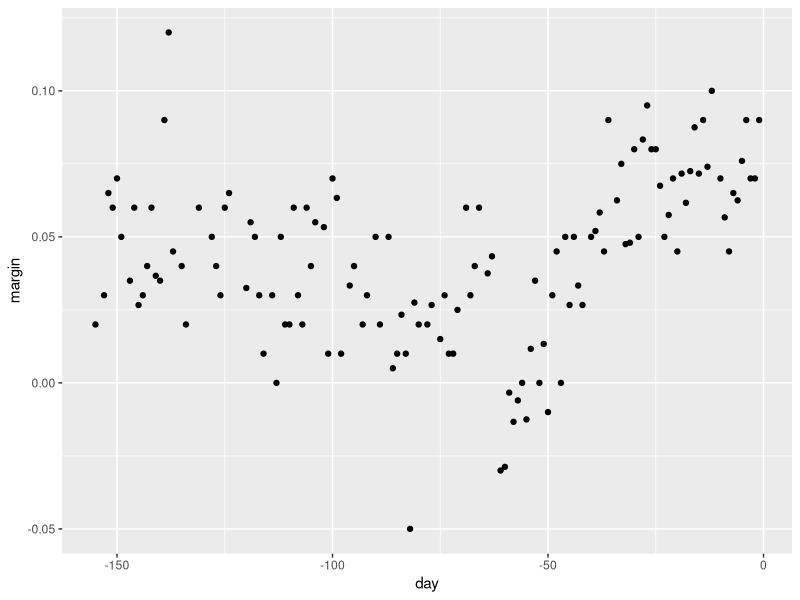
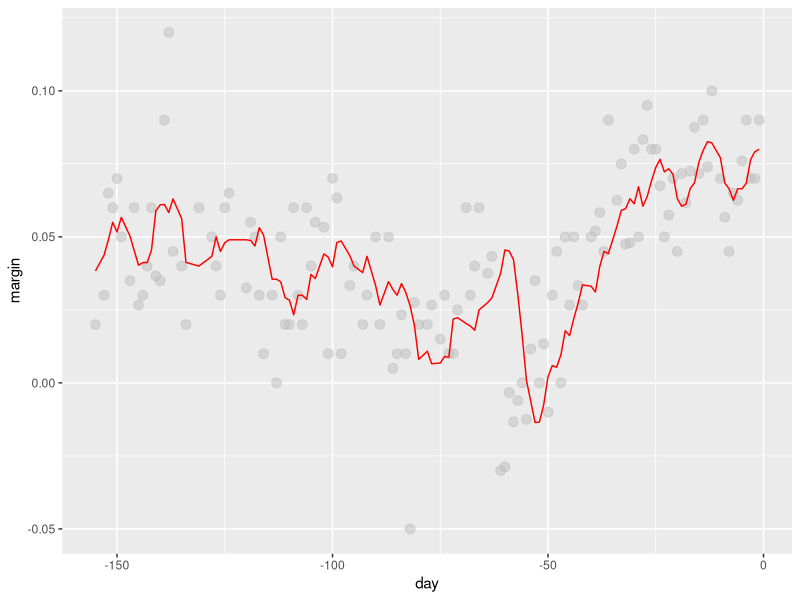
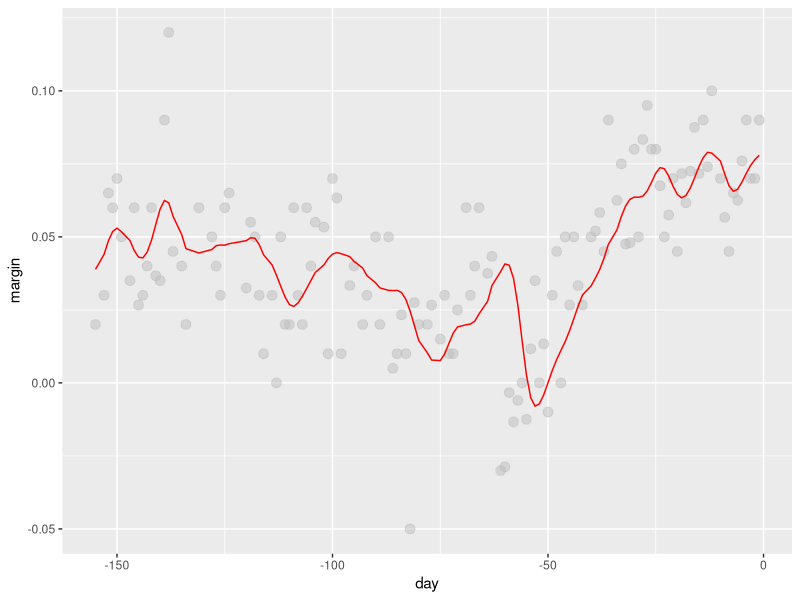
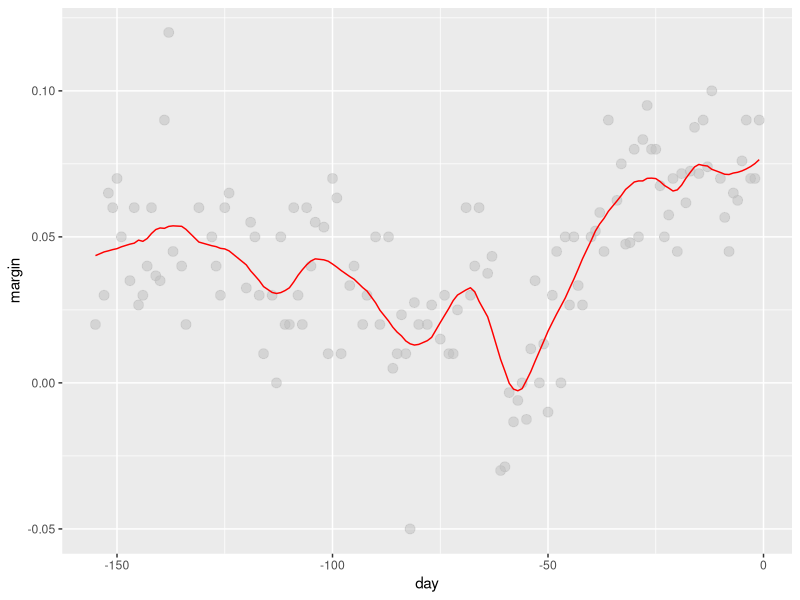
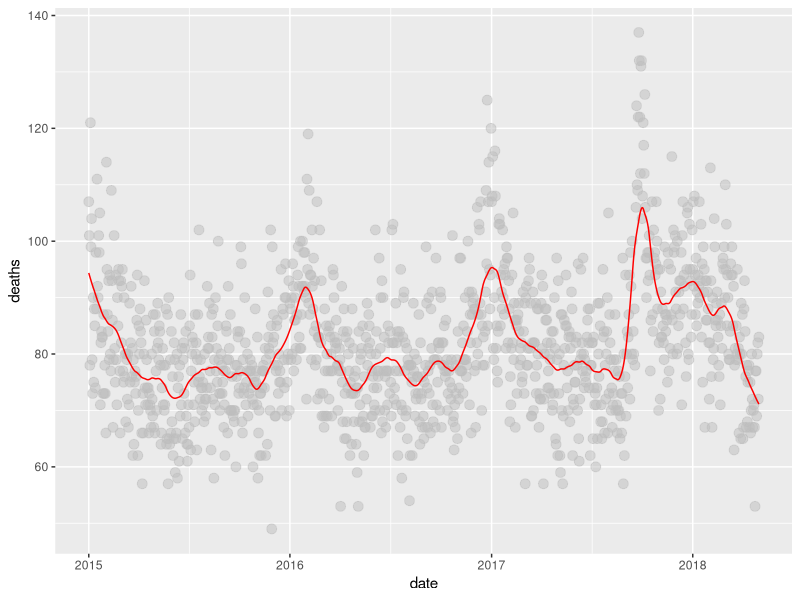
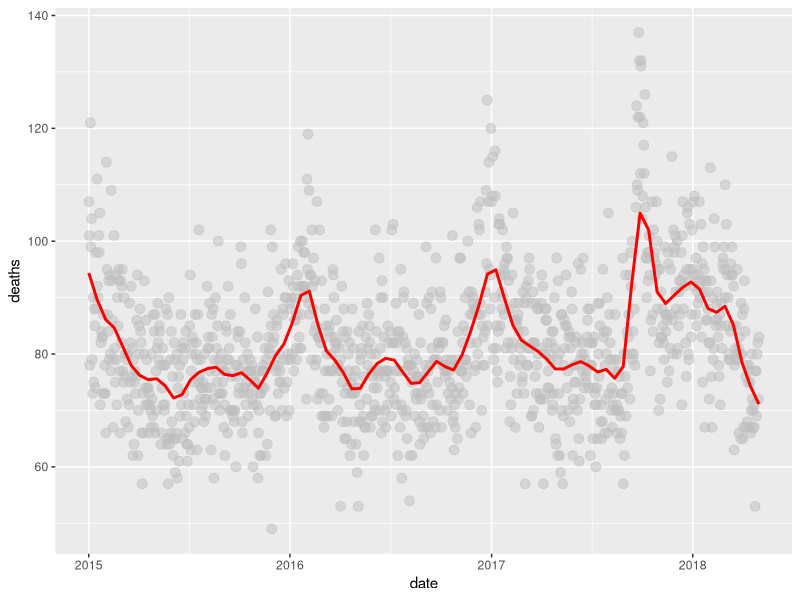
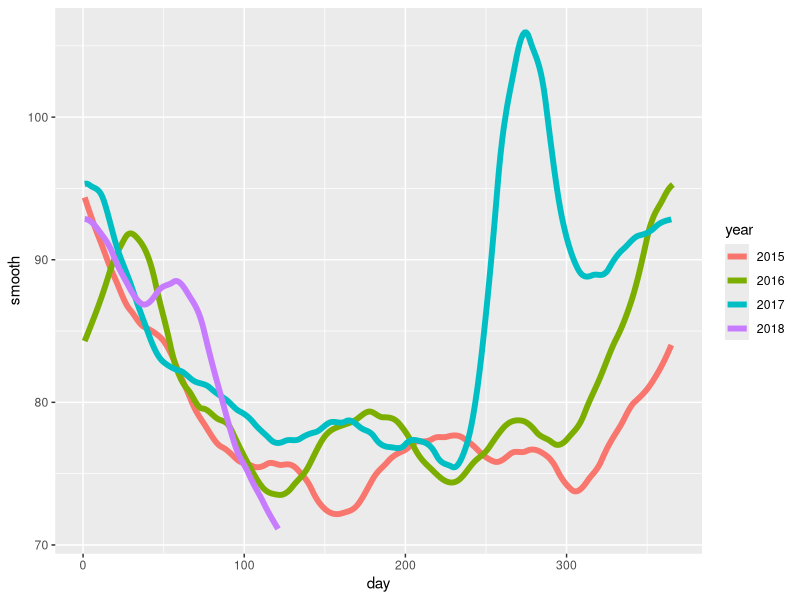
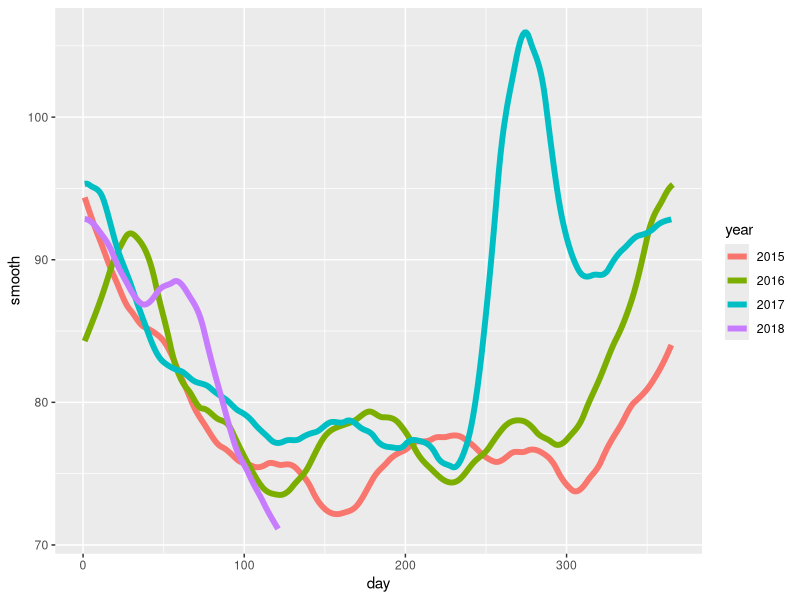

Here is the R script that generated these plots, in order:
library(tidyverse)
library(dslabs)
data("polls_2008")
qplot(day, margin, data = polls_2008)

# smoothing using 7 days span and "box" kernel (assign equal weight to all points in the span) ####
span <- 7 
fit <- with(polls_2008, 
            ksmooth(day, margin, kernel = "box", bandwidth = span))

polls_2008 %>% mutate(smooth = fit$y) %>%
  ggplot(aes(day, margin)) +
  geom_point(size = 3, alpha = .5, color = "grey") + 
  geom_line(aes(day, smooth), color="red")

# smoothing using 7 days span and "normal" kernel (assign weight using normal distribution) ####
span <- 7
fit <- with(polls_2008, 
            ksmooth(day, margin, kernel = "normal", bandwidth = span))

polls_2008 %>% mutate(smooth = fit$y) %>%
  ggplot(aes(day, margin)) +
  geom_point(size = 3, alpha = .5, color = "grey") + 
  geom_line(aes(day, smooth), color="red")

# using the "loess" method ####
total_days <- diff(range(polls_2008$day))
span <- 21/total_days

fit <- loess(margin ~ day, degree=1, span = span, data=polls_2008)

polls_2008 %>% mutate(smooth = fit$fitted) %>%
  ggplot(aes(day, margin)) +
  geom_point(size = 3, alpha = .5, color = "grey") +
  geom_line(aes(day, smooth), color="red")

# exercise ####
library(tidyverse)
library(lubridate)
library(purrr)
library(pdftools)

fn <- system.file("extdata", "RD-Mortality-Report_2015-18-180531.pdf", package="dslabs")
dat <- map_df(str_split(pdf_text(fn), "\n"), function(s){
  s <- str_trim(s)
  header_index <- str_which(s, "2015")[1]
  tmp <- str_split(s[header_index], "\\s+", simplify = TRUE)
  month <- tmp[1]
  header <- tmp[-1]
  tail_index  <- str_which(s, "Total")
  n <- str_count(s, "\\d+")
  out <- c(1:header_index, which(n==1), which(n>=28), tail_index:length(s))
  s[-out] %>%
    str_remove_all("[^\\d\\s]") %>%
    str_trim() %>%
    str_split_fixed("\\s+", n = 6) %>%
    .[,1:5] %>%
    as_data_frame() %>% 
    setNames(c("day", header)) %>%
    mutate(month = month,
           day = as.numeric(day)) %>%
    gather(year, deaths, -c(day, month)) %>%
    mutate(deaths = as.numeric(deaths))
}) %>%
  mutate(month = recode(month, "JAN" = 1, "FEB" = 2, "MAR" = 3, "APR" = 4, "MAY" = 5, "JUN" = 6, 
                        "JUL" = 7, "AGO" = 8, "SEP" = 9, "OCT" = 10, "NOV" = 11, "DEC" = 12)) %>%
  mutate(date = make_date(year, month, day)) %>%
  filter(date <= "2018-05-01") %>% 
  filter(!is.na(deaths))

total_days <- diff(range(as.numeric(dat$date)))
span <- 60/total_days

fit <- dat %>% mutate(date = as.numeric(date)) %>% 
  loess(deaths ~ date, data = ., span = span, degree = 1)

dat %>% mutate(smooth = fit$fitted) %>%
  ggplot(aes(date, deaths)) +
  geom_point(size = 3, alpha = .5, color = "grey") +
  geom_line(aes(date, smooth), color="red")

# using ggplot with geom_smooth(), missing values are handled by ggplot
dat %>% ggplot(aes(date, deaths)) +
  geom_point(size = 3, alpha = .5, color = "grey") +
  stat_smooth(method = "loess", span = span, method.args = list(degree = 1), col = 'red', se = F)

dat %>% 
  mutate(smooth = predict(fit), day = yday(date), year = as.character(year(date))) %>%
  ggplot(aes(day, smooth, col = year)) +
  geom_line(lwd = 2)

dat %>% 
  mutate(smooth = predict(fit, as.numeric(date)), day = yday(date), year = as.character(year(date))) %>%
  ggplot(aes(day, smooth, col = year)) +
  geom_line(lwd = 2)

# exercise 2 ####
library(broom)
library(dslabs)
data(mnist_27)
mnist_27$train %>% glm(y ~ x_2, family = "binomial", data = .) %>% tidy()
qplot(x_2, y, data = mnist_27$train)

# convert categorical value to binary and plot smooth line
mnist_27$test %>% mutate(y = ifelse(y==7,1,0)) %>% 
  ggplot(aes(x_2, y)) +
  stat_smooth(method = "loess", span = 0.1, method.args = list(degree=1), se = F) +
  geom_hline(yintercept = 0.5)
